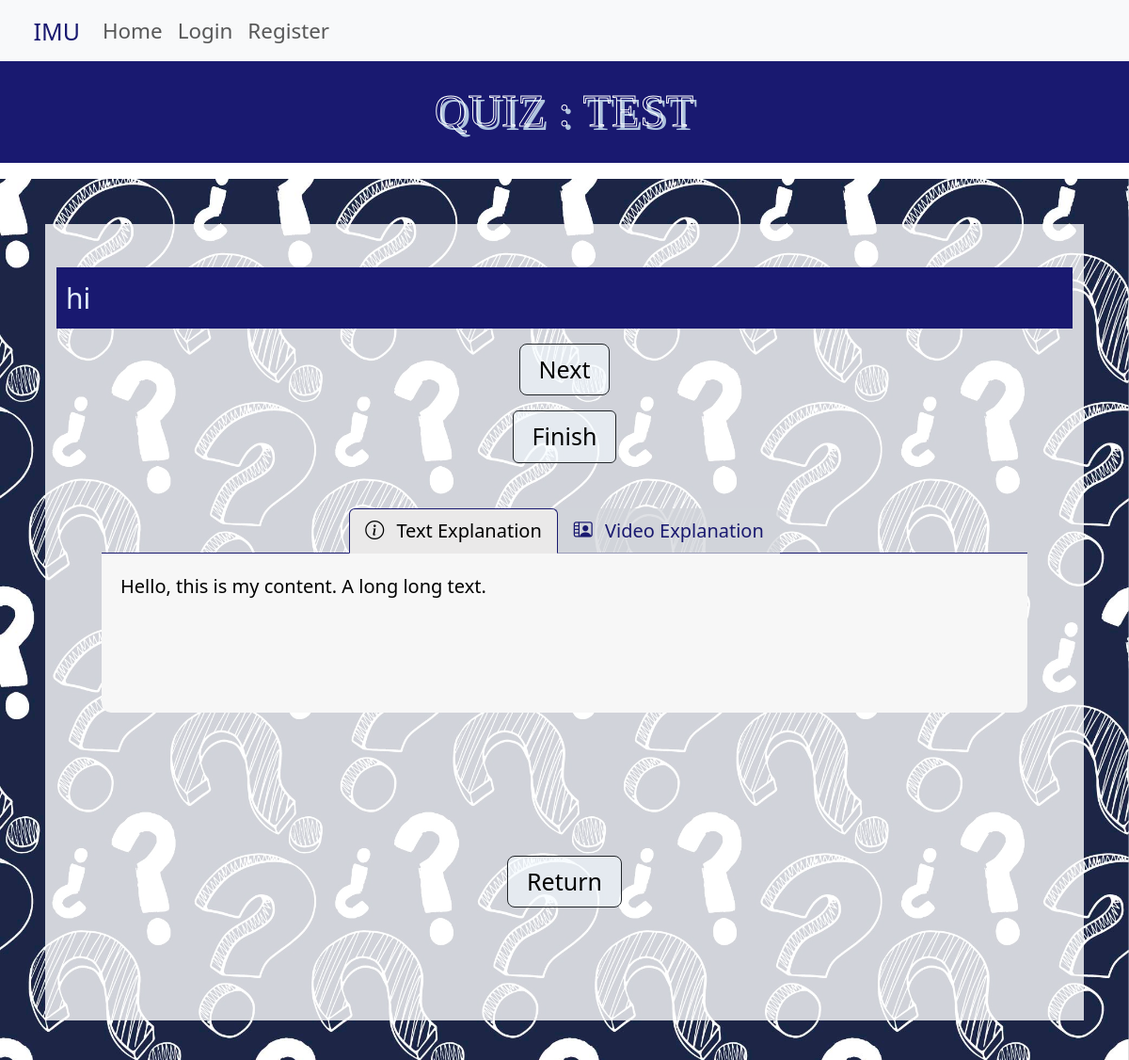
Page /2/ on the earlier database version.
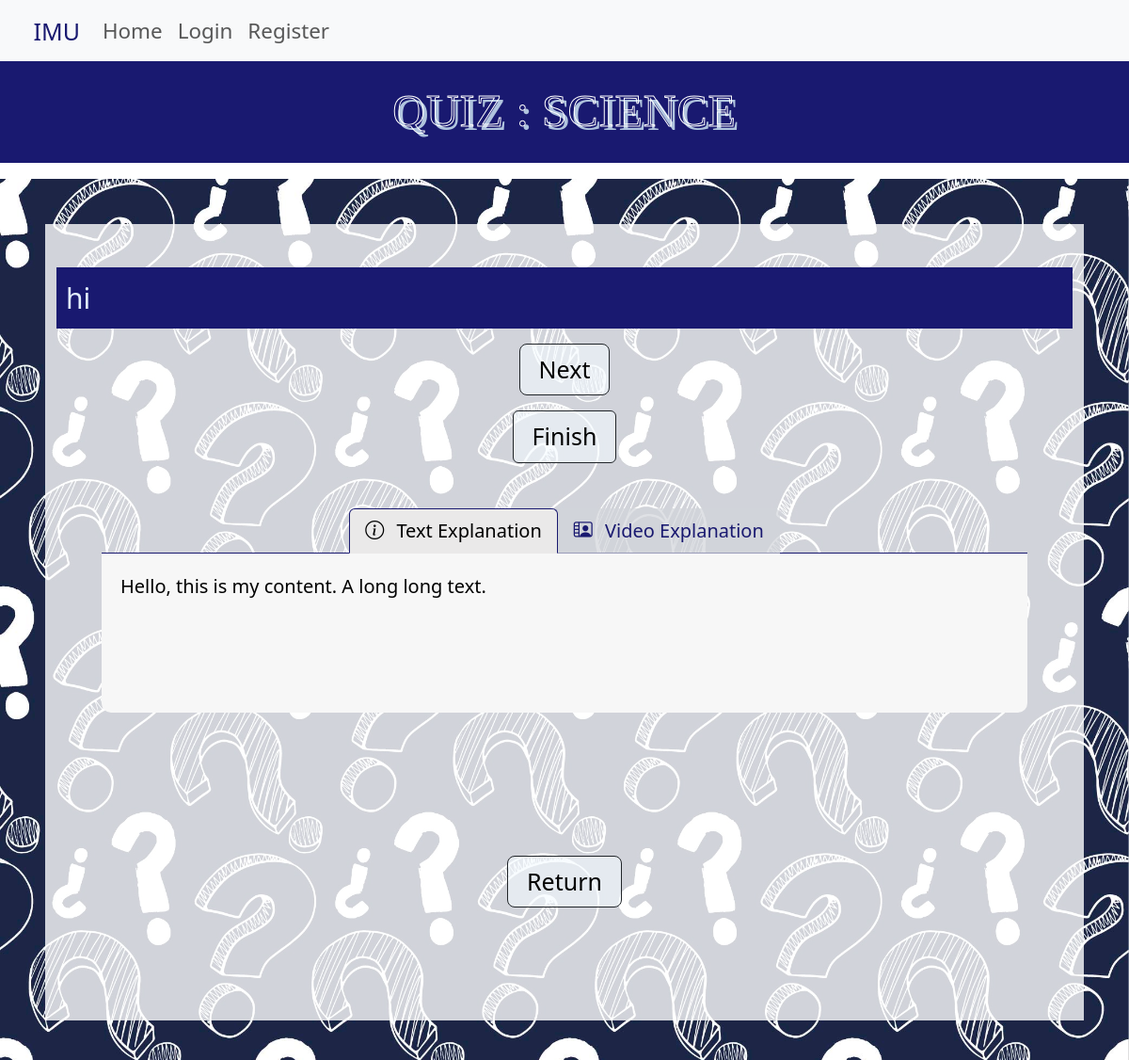
Same page on the later database version.
### quizzes/models.py (models this page shows, shortened)
class Quiz(models.Model):
    name = models.CharField(max_length=120)
    topic = models.CharField(max_length=120)
    number_of_questions = models.IntegerField()
    image = models.URLField(default='', blank=True)
    time = models.IntegerField(help_text='Duration of the quiz in minutes')
    required_score_to_pass = models.IntegerField(help_text='score in %')
    difficluty = models.CharField(max_length=6, choices=DIFF_CHOICES)
    class Meta:
        verbose_name_plural = 'Quizzes'

### quizzes/views.py (the view)
def quiz_view(request, pk):
    quiz = Quiz.objects.get(pk=pk)
    return render(request, 'quizzes/quiz.html',{'obj':quiz})

### quizzes/templates/quizzes/quiz.html (shortened to what this page needs)
{% extends "base.html" %}
{% load static %}
{% block header %}
    <div class="d-flex justify-content-center align-content-center title-css">
        <span style = "text-transform: uppercase;">QUIZ : {{obj.name}}</span>
    </div>
{% endblock header %}
{% block content %}
<div class="d-flex justify-content-center">
        <form id="quiz-form" class="mt-3 mb-3">
            <div id="quiz-box" class="quiz-container">
                <div id="quiz-question" class="question-container">hi</div>
            </div>
            <div class="d-flex justify-content-center">
                <button class="btn btn-outline-dark mt-3 btn-lg next-button-css" id ="next-button">
                    <span class="d-flex justify-content-center align-items-center">
                        Next
                    </span>
                </button>
            </div>
            <div class="d-flex justify-content-center">
                <button type="submit" class="btn btn-outline-dark mt-3 submit-button-css" id ="submit-button">
                    Finish
                </button>
            </div>
            <div class="mb-5 my-5 mx-5" id="explanation-tab">
                <ul class="nav nav-tabs" id="myTab" role="tablist">
                    <li class="nav-item" role="presentation">
                      <button class="nav-link nav-tab-link active" id="home-tab" data-bs-toggle="tab" data-bs-target="#text-explanation-tab-pane" type="button" role="tab" aria-controls="text-explanation-tab-pane" aria-selected="true">
                        <i class="bi bi-info-circle"></i>
                        Text Explanation
                    </button>
                    </li>
                    <li class="nav-item" role="presentation">
                      <button class="nav-link nav-tab-link" id="profile-tab" data-bs-toggle="tab" data-bs-target="#video-explanation-tab-pane" type="button" role="tab" aria-controls="video-explanation-tab-pane" aria-selected="false">
                        <i class="bi bi-person-video2"></i>
                        Video Explanation
                      </button>
                    </li>
                </ul>
                  <div class="d-flex tab-content my-20px" id="myTabContent">
                    <div class="tab-pane fade show active" id="text-explanation-tab-pane" role="tabpanel" aria-labelledby="text-explanation-tab-pane" tabindex="0">
                        Hello, this is my content. A long long text.
                    </div>
                  </div>
            </div>
        </form>
    <br/>
</div>
<div class="d-flex justify-content-center">
    <div>
        <br/>
        <br/>
        <br/>
        <button class="btn btn-outline-dark mt-3 btn-lg next-button-css" id ="home-button">
            <span class="d-flex justify-content-center align-items-center">
                Return
            </span>
        </button>
    </div>
</div>
<br>
<br>
<br>
<br>
<br>
{% endblock content %}

Differences in the rows shown:
changed Quiz: name "TEST" → "SCIENCE"
